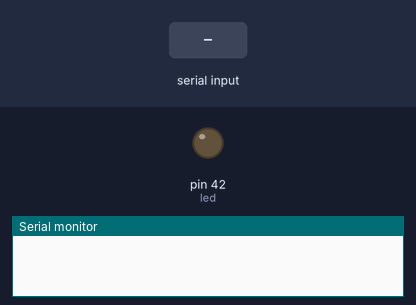
A sketch run on a simulated Arduino Mega 2560, built with avr-gcc and run on an emulated ATmega2560. On the bench: output pins drawn as LEDs (lit = HIGH), the last lines printed to the serial monitor. Inputs (shaded band) come from the test bench.

Above: at 1.2 s.
1.3 s: "1" received over Serial
At 2.3 s:
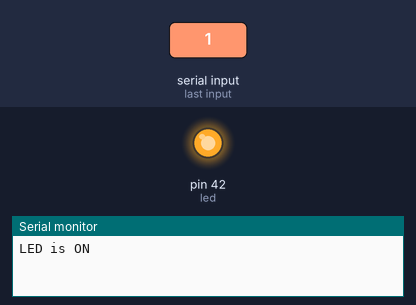
2.8 s: "0" received over Serial
At 3.5 s:
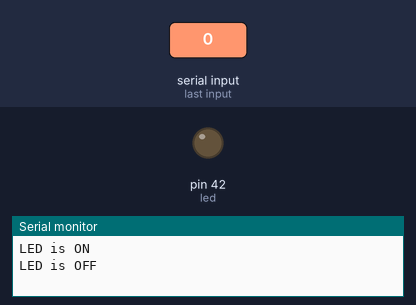
Timing chart, 0 to 5.8 s (numbered marks = the images above; inputs shaded):
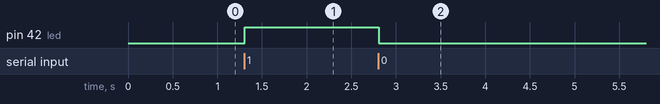

Measured:
- after the input at 1.3 s, pin 42 (led): LOW → HIGH at once
- after the input at 2.8 s, pin 42 (led): HIGH → LOW at once

The sketch:

uart1.ino
```cpp
int led = 42;
int value = 0;
void setup() {
  Serial.begin(9600);
  pinMode(led, OUTPUT);
}
void loop() {
  if (Serial.available() > 0) {
    value = Serial.read();
delay(5);
    if (value == '1') {
      digitalWrite(led, HIGH);
      Serial.println("LED is ON");
    }
    if (value == '0') {
      digitalWrite(led, LOW);
      Serial.println("LED is OFF");
    }
  }
}
```
